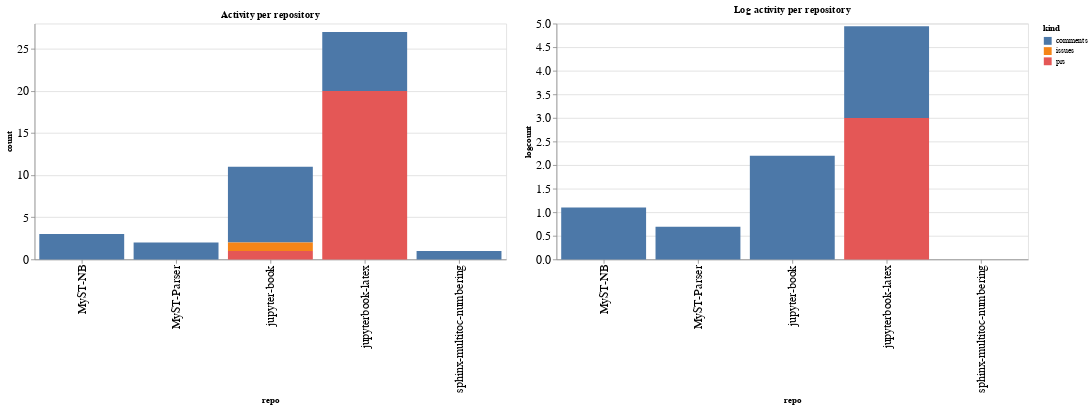

The code cell stored with this chart in its notebook:
### Code cell
ch1 = alt.Chart(repo_summaries, width=600, title="Activity per repository").mark_bar().encode(
    x='repo',
    y='count',
    color='kind',
    tooltip="kind"
)

ch2 = alt.Chart(repo_summaries, width=600, title="Log activity per repository").mark_bar().encode(
    x='repo',
    y='logcount',
    color='kind',
    tooltip="kind"
)

ch1 | ch2

### Figure 1 — Vega-Lite specification as saved in the notebook (floating-point values rounded to 4 significant figures)
{"config": {"axisLeft": {"labelFontSize": 15}, "axisBottom": {"labelFontSize": 15}}, "hconcat": [{"mark": "bar", "encoding": {"color": {"type": "nominal", "field": "kind"}, "tooltip": {"type": "nominal", "field": "kind"}, "x": {"type": "nominal", "field": "repo"}, "y": {"type": "quantitative", "field": "count"}}, "title": "Activity per repository", "width": 600}, {"mark": "bar", "encoding": {"color": {"type": "nominal", "field": "kind"}, "tooltip": {"type": "nominal", "field": "kind"}, "x": {"type": "nominal", "field": "repo"}, "y": {"type": "quantitative", "field": "logcount"}}, "title": "Log activity per repository", "width": 600}], "data": {"name": "data-6e20b3f5987142b64a3e9fefbdc11187"}, "$schema": "https://vega.github.io/schema/vega-lite/v4.8.1.json", "datasets": {"data-6e20b3f5987142b64a3e9fefbdc11187": [{"repo": "MyST-NB", "kind": "comments", "count": 3, "logcount": 1.099}, {"repo": "MyST-Parser", "kind": "comments", "count": 2, "logcount": 0.6931}, {"repo": "jupyter-book", "kind": "comments", "count": 9, "logcount": 2.197}, {"repo": "jupyter-book", "kind": "issues", "count": 1, "logcount": 0.0}, {"repo": "jupyter-book", "kind": "prs", "count": 1, "logcount": 0.0}, {"repo": "jupyterbook-latex", "kind": "comments", "count": 7, "logcount": 1.946}, {"repo": "jupyterbook-latex", "kind": "prs", "count": 20, "logcount": 2.996}, {"repo": "sphinx-multitoc-numbering", "kind": "comments", "count": 1, "logcount": 0.0}]}}
